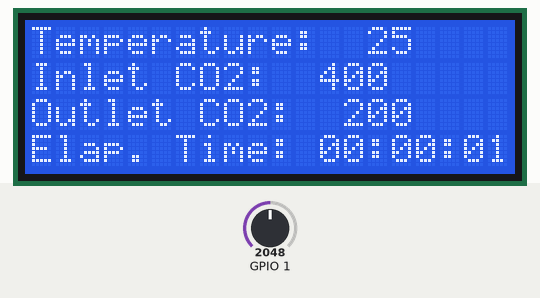
This sketch was run on a simulated ESP32. Shown: 20×4 character LCD. Inputs (shaded band) come from the test bench; at power-on: GPIO 1 = 2048. What the sketch prints to the serial monitor is not drawn.

Above: at 1.2 s.
1.3 s: GPIO 1 set to 2157
At 3.8 s:
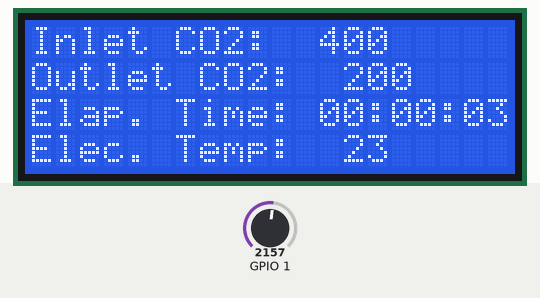
4.3 s: GPIO 1 set to 3055
6.5 s: GPIO 1 set to 3162
At 7.8 s:
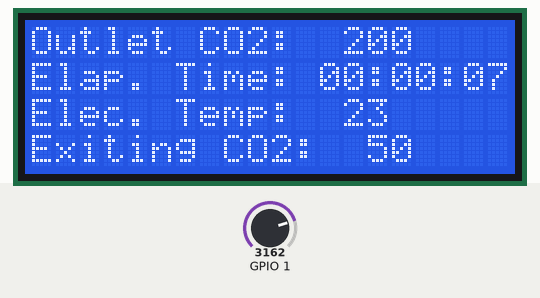
9.5 s: GPIO 1 set to 491
At 10.4 s:
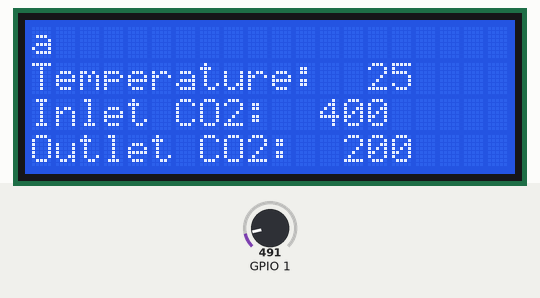
Timing chart, 0 to 12.0 s (numbered marks = the images above; inputs shaded):
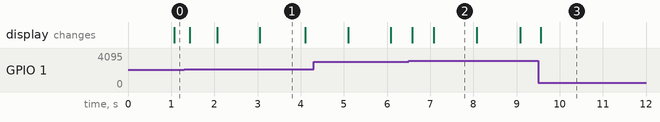

Measured:
- the behaviour switches between 2084 and 2085 on GPIO 1 (found by bisection; images 0 and 1)
- the behaviour switches between 3126 and 3127 on GPIO 1 (found by bisection; images 1 and 2)
- after the input at 1.3 s, the display: first changes after 0.13 s (image 1 shows a later state)
- after the input at 6.5 s, the display: first changes after 0.08 s (image 2 shows a later state)
- after the input at 9.5 s, the display: changes after 0.06 s (image 3)
- what the display in image 1 shows lasts 1.0 s, from 3.1 s to 4.1 s

The sketch:

lcdwithpotTest.ino
```cpp
#include <Wire.h>
#include <LiquidCrystal_I2C.h> //library for LCD

LiquidCrystal_I2C lcd(0x27, 20, 4); //0x27 is address for lcd

unsigned long StartTime = millis();
int prevValue = 0;


void lcdDisplayWithPot(const char display, int chambTemp, int elecTemp, int inCo2, int outCo2, int flowCo2){
  //change pot to the pin number associated with the potentiometer
  int analogValue = analogRead(1);

  int value = map(analogValue, 0, 3127, 0, 3);

  if (prevValue != value){
    lcd.clear();
  }
  Serial.println(value);
  switch(value){
    case 0:
      displayChar(display, 0);
      displayChambTemp(chambTemp, 1);
      displayInCo2(inCo2, 2);
      displayOutCo2(outCo2, 3);
      prevValue = value;
      break;
    case 1:

      displayChambTemp(chambTemp, 0);
      displayInCo2(inCo2, 1);
      displayOutCo2(outCo2, 2);
      displayClock(StartTime, 3);
      prevValue = value;
      break;
    case 2:

      displayInCo2(inCo2, 0);
      displayOutCo2(outCo2, 1);
      displayClock(StartTime, 2);
      displayElecTemp(elecTemp, 3);
      prevValue = value;
      break;
    case 3:
      displayOutCo2(outCo2, 0);
      displayClock(StartTime, 1);
      displayElecTemp(elecTemp, 2);
      displayFlowCo2(flowCo2, 3);
      prevValue = value;
      break;
  }

}


void displayChambTemp(int chambTemp, int spot){
      lcd.setCursor(0, spot);
      lcd.print("Temperature: ");
      lcd.setCursor(14, spot);
      lcd.print(chambTemp);
}

void displayChar(char display, int spot){
      lcd.setCursor(0, spot);
      lcd.print(display);
}

void displayInCo2(int inCo2, int spot){
      lcd.setCursor(0, spot);
      lcd.print("Inlet CO2: ");
      lcd.setCursor(12, spot);
      lcd.print(inCo2);
}

void displayOutCo2(int outCo2, int spot){
      lcd.setCursor(0, spot);
      lcd.print("Outlet CO2: ");
      lcd.setCursor(13, spot);
      lcd.print(outCo2);
}

void displayElecTemp(int elecTemp, int spot){
      lcd.setCursor(0, spot);
      lcd.print("Elec. Temp: ");
      lcd.setCursor(13, spot);
      lcd.print(elecTemp);
}

void displayFlowCo2(int flowCo2, int spot){
      lcd.setCursor(0, spot);
      lcd.print("Exiting CO2: ");
      lcd.setCursor(14, spot);
      lcd.print(flowCo2);
}

void displayClock(unsigned long StartTime, int spot){
  lcd.setCursor(0,spot);
  unsigned long CurrentTime = millis();
  unsigned long ElapsedTime = CurrentTime - StartTime;
  int hour = 0;
  int min = 0;
  int sec = ElapsedTime/1000;
  min = sec/60;
  sec = sec%60;
  if (min >= 60) {
    hour = min/60;
    min = min%60;
  }

  lcd.print("Elap. Time: ");
  lcd.setCursor(12,spot);
  if (hour < 10){
    lcd.print("0");
    lcd.setCursor(13,spot);
    lcd.print(hour);
  } else {
    lcd.print(hour);
  }

  lcd.setCursor(14,spot);
  lcd.print(":");
  lcd.setCursor(15, spot);

  if (min < 10){
    lcd.print("0");
    lcd.setCursor(16,spot);
    lcd.print(min);
  } else {
    lcd.print(min);
  }
  lcd.setCursor(17,spot);
  lcd.print(":");
  lcd.setCursor(18, spot);

  if (sec < 10){
    lcd.print("0");
    lcd.setCursor(19,spot);
    lcd.print(sec);
  } else {
    lcd.print(sec);
  }
}
void setup() {
  // put your setup code here, to run once:
  pinMode(1, INPUT);
  Serial.begin(115200);
  //set up I2C devices
  Wire.begin(6,7);
  lcd.init();
  lcd.backlight();
  lcd.clear();
}

void loop() {
  // put your main code here, to run repeatedly:
  //const char ad = 'adsorption';
  Serial.println(analogRead(1));
  lcdDisplayWithPot('a', 25, 23, 400, 200, 50);


}
```
